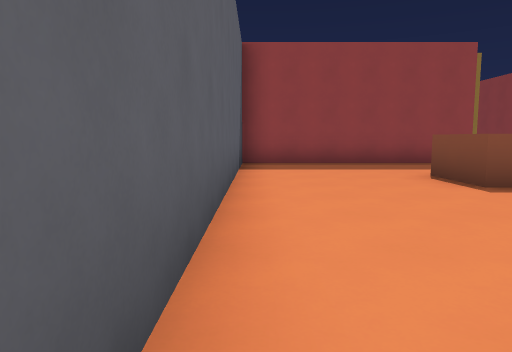
view 1 (above)

16 first-person views from a walk through a 3-D level made in the Godot game engine. The camera is 1.3 m above the floor, tilts 6° down and sees 70° across. The floor is counted in squares, 2 m on a side. Each view is taken from the middle of a square. On the plan, view 1 faces up. The plan holds only what a view shows up to about 11 squares ahead; the rest is blank. The place goes on beyond the plan.

view 2
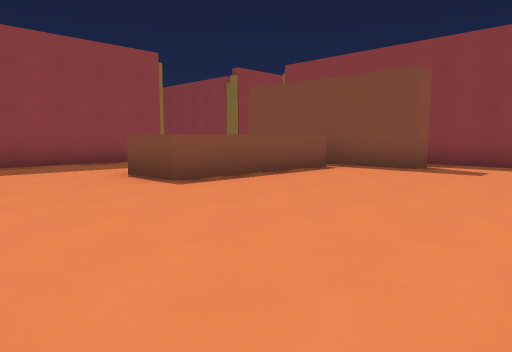

view 3
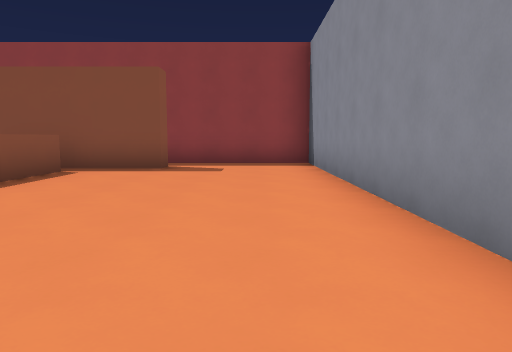

view 4
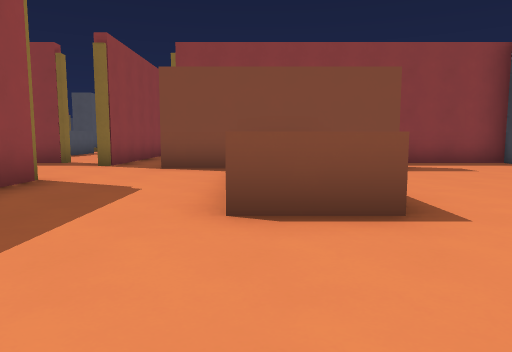

view 5
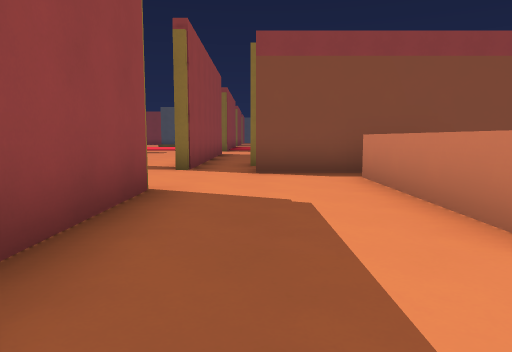

view 6
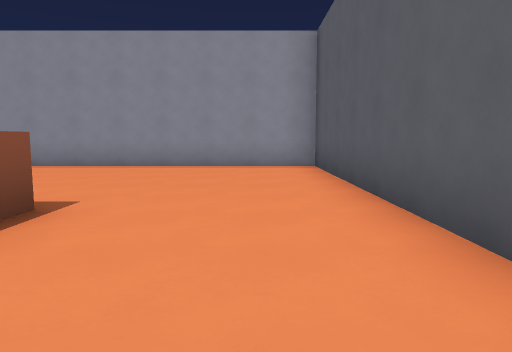

view 7
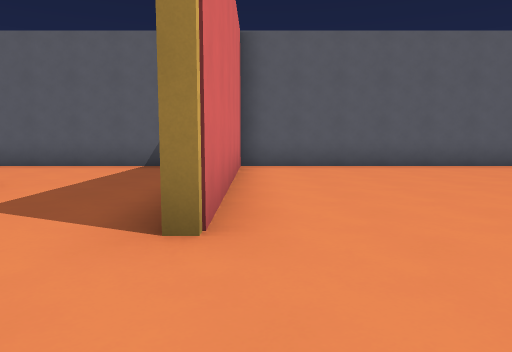

view 8
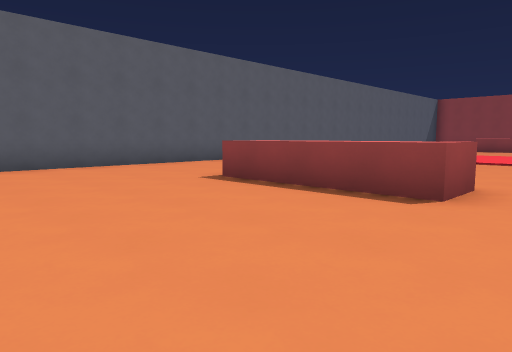

view 9
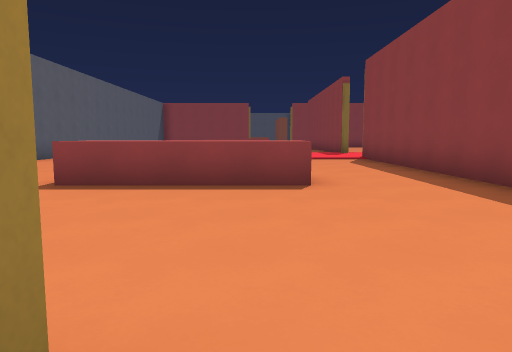

view 10
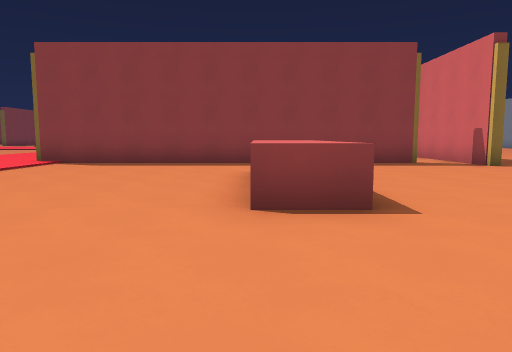

view 11
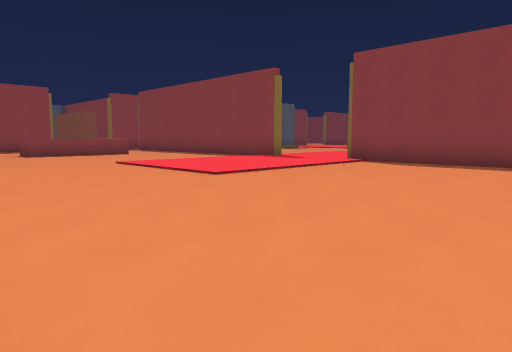

view 12
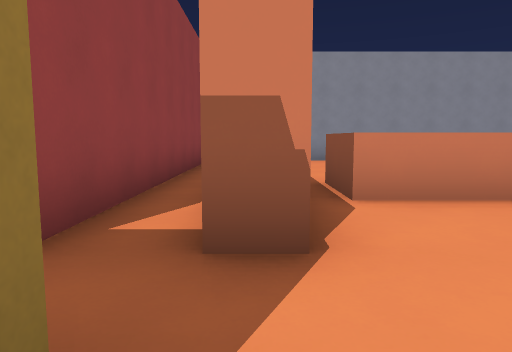

view 13
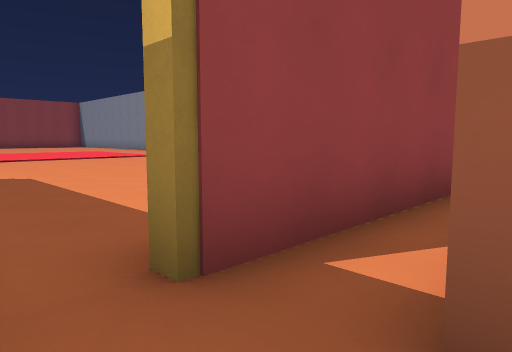

view 14
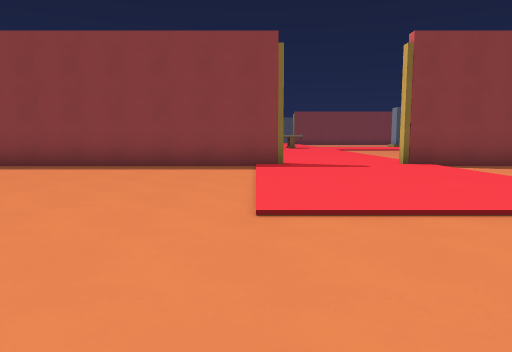

view 15
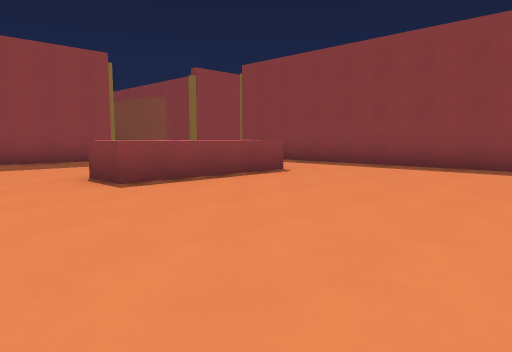

view 16
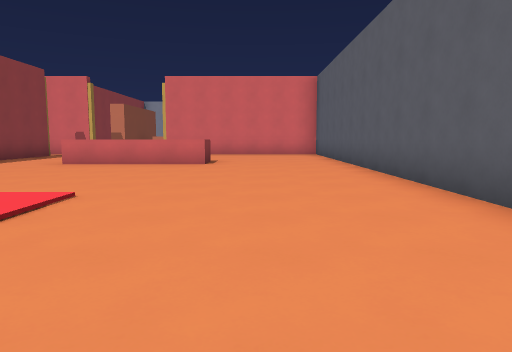

### Floor plan
Key: @ floor where view 1 was taken; # wall or solid block; x gap in a wall; . floor; ^ raised ledge.
Columns run from 1 left of view 1 to 20 right of it. Each row starts with its distance up from view 1.
 31    ...    .#
 30    ..^^  ..#
 29    ..^^^...#
 28    ........#
 27   .........#
 26   .........#
 25   .........#
 24   .........#
 23   ............
 22  .............
 21 #.............
 20 #..........#..
 19 #..........#
 18 #..........#
 17 #..........#
 16 #..........#
 15 #....^^^...#
 14 #....^^^...#
 13 #..........#
 12 #..........#
 11 #..........#.
 10 #............
  9 #######...####
  8 #........#.x......
  7 #........#.#..........
  6 #...^^^^^#.#  ........
  5 #...^^^^^#.#    ......
  4 #........#.#      ...
  3 #..........#
  2 #..........#
  1 #..........#
  0 #@.........#
 -1 ############

Positions as (right, up) in squares from view 1, and headings:
1: (0, 0), facing up
2: (0, 0), facing up-right
3: (0, 1), facing right
4: (0, 6), facing right
5: (1, 8), facing right
6: (1, 8), facing down
7: (8, 10), facing left
8: (8, 10), facing up-left
9: (6, 9), facing up
10: (0, 15), facing right
11: (0, 15), facing up-right
12: (8, 10), facing down
13: (8, 9), facing down-right
14: (1, 24), facing right
15: (1, 24), facing up-right
16: (2, 24), facing down
